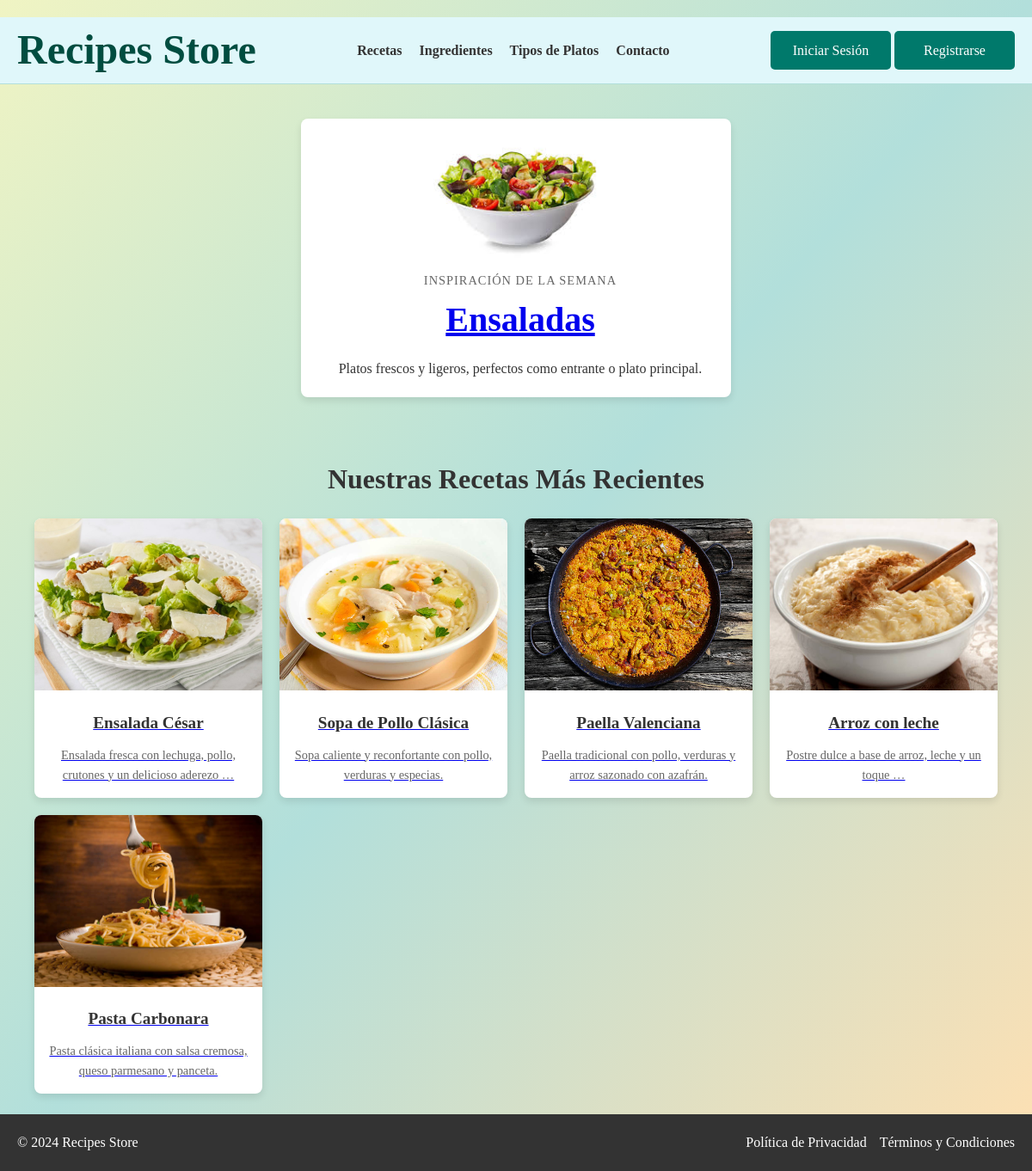
The page / on the database its author committed.
### appRecetario/models.py (models this page shows, shortened)
class TipoPlato(models.Model):
    nombre = models.CharField(max_length=100)
    descripcion = models.TextField()
    imagen = models.ImageField(upload_to='tipoPlato/', blank=True, null=True)

class Receta(models.Model):
    nombre = models.CharField(max_length=100)
    tipo_plato = models.ForeignKey('TipoPlato', on_delete=models.CASCADE)
    ingredientes = models.ManyToManyField('Ingrediente')
    imagen = models.ImageField(upload_to='recetas/', blank=True, null=True)
    descripcion = models.TextField(blank=True, null=True)
    proceso = models.TextField(null=True, blank=True)

### appRecetario/views.py (the view)
# urls.py: path('', views.index, name='index'),
def index(request):
    tipo_plato = TipoPlato.objects.filter(nombre='Ensaladas').first()
    if not tipo_plato:
        print("Tipo de plato no encontrado.")
    recetas = Receta.objects.all()[:5]
    return render(request, 'index.html', {
        'tipo_plato': tipo_plato,
        'recetas': recetas
    })

### appRecetario/templates/index.html (shortened to what this page needs)
{% extends "base.html" %}
{% load static %}
{% block contenido %}
<div class="recipe-highlight">
    <div class="recipe-container">
        <div class="recipe-image">
            {% if tipo_plato.imagen %}
                <img src="{{ tipo_plato.imagen.url }}" alt="{{ tipo_plato.nombre }}" class="inspiration-image">
            {% else %}
                <img src="{% static 'media/tipoPlato/default.jpg' %}" alt="Plato Destacado" class="inspiration-image">
            {% endif %}
        </div>
        <div class="recipe-details">
            <p class="inspiration">Inspiración de la Semana</p>
            <h1 class="recipe-title">
                <a href="{% url 'detail_tipo_plato' tipo_plato.id %}">{{ tipo_plato.nombre }}</a>
            </h1>
            <p class="description">{{ tipo_plato.descripcion }}</p>
        </div>
    </div>
</div>
<div class="latest-recipes">
    <h2>Nuestras Recetas Más Recientes</h2>
    <div class="recipes-container">
        {% for receta in recetas %}
        <div class="recipe-card">
            <a href="{% url 'detail_receta' receta.id %}">
                {% if receta.imagen %}
                <img src="{{ receta.imagen.url }}" alt="{{ receta.nombre }}">
                {% else %}
                <img src="{% static 'images/default.jpg' %}" alt="Receta sin Imagen">
                {% endif %}
                <div class="recipe-info">
                    <h3>{{ receta.nombre }}</h3>
                    <p>{{ receta.descripcion|truncatewords:10 }}</p>
                </div>
            </a>
        </div>
        {% endfor %}
    </div>
</div>
{% endblock %}

### appRecetario/static/style.css (style rules this page uses)
* { margin: 0; padding: 0; box-sizing: border-box; font-family: 'Georgia', serif; }
body { background-color: #F8F8F8; color: #333; line-height: 1.6; }
.main-content h2 { font-size: 2em; margin-bottom: 20px; color: #333; }
.recipe-highlight { display: flex; align-items: center; justify-content: center; max-width: 800px; margin: 40px auto; padding: 20px; background-color: #ffffff; border-radius: 8px; box-shadow: 0 4px 8px rgba(0, 0, 0, 0.1); }
.recipe-image img { width: 100%; max-width: 250px; border-radius: 10px; object-fit: cover; }
.recipe-details { flex: 1; margin-left: 20px; text-align: center; }
.recipe-details .inspiration { text-transform: uppercase; font-size: 0.9em; color: #888; letter-spacing: 1.2px; margin-bottom: 10px; }
.recipe-details .recipe-title { font-size: 2.5em; font-weight: bold; margin-bottom: 20px; color: #333; }
.latest-recipes { max-width: 1200px; margin: 50px auto; padding: 20px; }
.latest-recipes h2 { font-size: 2em; text-align: center; margin-bottom: 20px; color: #333; }
.recipe-container { max-width: 600px; text-align: center; }
.recipes-container { display: grid; grid-template-columns: repeat(auto-fit, minmax(250px, 1fr)); gap: 20px; }
.recipe-card { background-color: #fff; border-radius: 8px; overflow: hidden; box-shadow: 0 4px 8px rgba(0, 0, 0, 0.1); transition: transform 0.3s ease; }
.recipe-card img { width: 100%; height: 200px; object-fit: cover; }
.recipe-info { padding: 15px; text-align: center; }
.recipe-info h3 { font-size: 1.2em; margin-bottom: 10px; color: #333; }
.recipe-info p { font-size: 0.9em; color: #666; }
.inspiration-image { width: 100%; max-width: 150px; max-height: 150px; border-radius: 10px; object-fit: cover; }
.recipe-highlight { display: flex; align-items: center; justify-content: center; max-width: 500px; margin: 40px auto; padding: 20px; background-color: #fff; border-radius: 8px; box-shadow: 0 4px 8px rgba(0, 0, 0, 0.1); }
.recipe-details { flex: 1; margin-left: 10px; text-align: center; }
.recipe-details .inspiration { text-transform: uppercase; font-size: 0.9em; color: #666; margin-bottom: 10px; letter-spacing: 1px; }
.recipe-details .recipe-title { font-size: 2.5em; font-weight: bold; line-height: 1.2; color: #333; margin-bottom: 20px; }
body { background: linear-gradient(to bottom right, #f0f4c3, #b2dfdb, #ffe0b2); padding: 20px 0; }

### rows shown on the page
TipoPlato: imagen (picture), nombre "Ensaladas", descripcion "Platos frescos y ligeros, perfectos como entrante o plato principal."
Receta: imagen (picture), nombre "Ensalada César", descripcion "Ensalada fresca con lechuga, pollo, crutones y un delicioso aderezo …"
Receta: imagen (picture), nombre "Sopa de Pollo Clásica", descripcion "Sopa caliente y reconfortante con pollo, verduras y especias."
Receta: imagen (picture), nombre "Paella Valenciana", descripcion "Paella tradicional con pollo, verduras y arroz sazonado con azafrán."
Receta: imagen (picture), nombre "Arroz con leche", descripcion "Postre dulce a base de arroz, leche y un toque …"
Receta: imagen (picture), nombre "Pasta Carbonara", descripcion "Pasta clásica italiana con salsa cremosa, queso parmesano y panceta."
